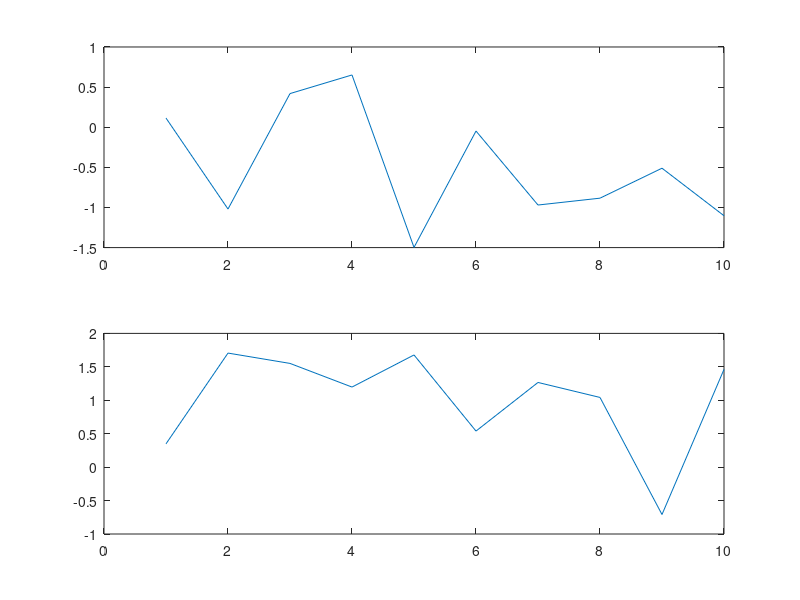
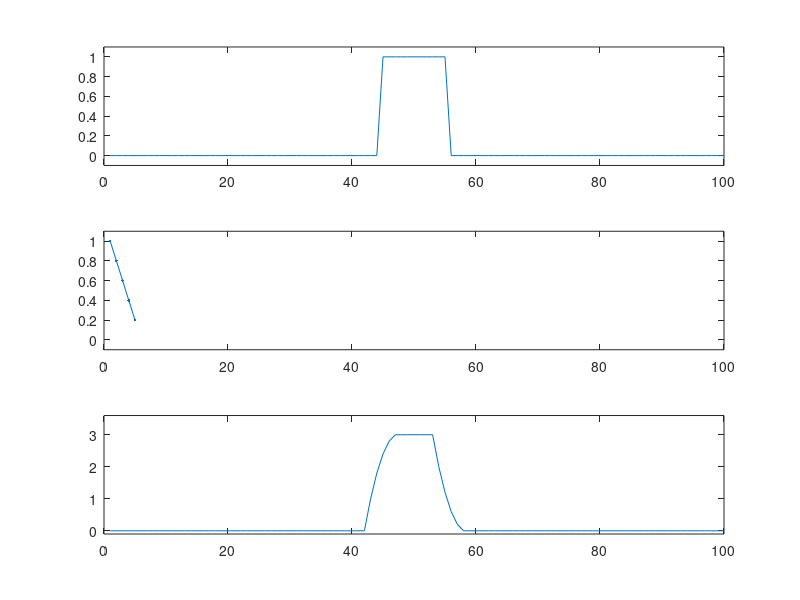
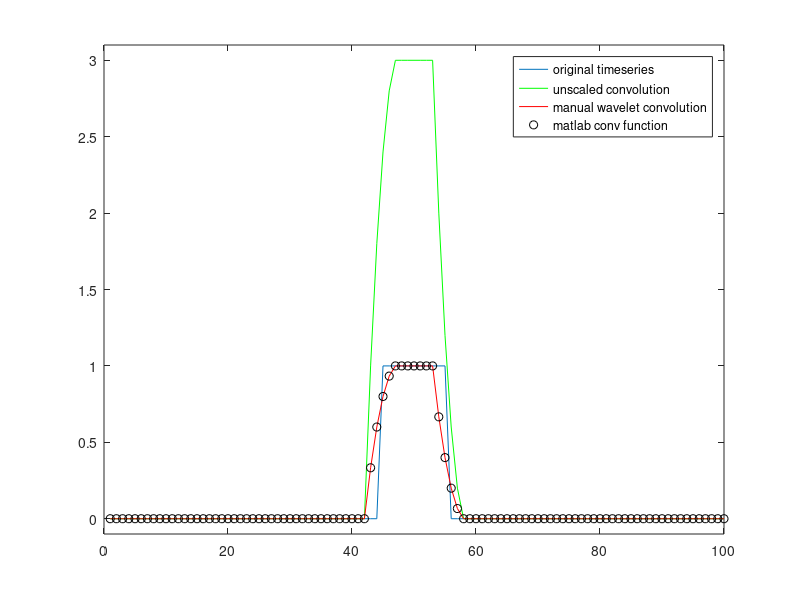

Source code (MATLAB) for these figures, in order:
%% Analyzing Neural Time Series Data
% Matlab code for Chapter 10
% Mike X Cohen
% 
% This code accompanies the book, titled "Analyzing Neural Time Series Data" 
% (MIT Press). Using the code without following the book may lead to confusion, 
% incorrect data analyses, and misinterpretations of results. 
% Mike X Cohen assumes no responsibility for inappropriate or incorrect use of this code. 

%% dot products

% two vectors of random numbers
a = randn(10,1);
b = randn(10,1);

% initialize temporary matrix.
pointwise_result=zeros(size(a));

for i=1:length(a)
    pointwise_result(i) = a(i) * b(i);
end
dotproduct = sum(pointwise_result);


% The above code is useful if you are unfamiliar with 
% how a dot product works. Following is a bit more elegant: 
dotproduct = sum(a.*b);

% The most elegant way to compute the dot product, 
% however, is to use Matlab's short-cut: 
dotproduct = a'*b;

% This requires the first vector to be a row vector and the 
% second vector to be a column vector. Otherwise, it will 
% either crash (a*b) or give you the outer product (a*b'). 
% When in doubt, use sum(a.*b). 

figure;
subplot(2,1,1)
plot(a)

subplot(2,1,2)
plot(b)

%% figure 10.2

% impulse function (all zeros; 1 in the middle)
impfun = zeros(1,100);
impfun(50)=1;
% the figure in the book actually uses the following line, which creates a
% wider boxcar function rather than strictly an impulse function.
impfun(45:55)=1;

kernel = [1 .8 .6 .4 .2]; 

% matlab's convolution function
matlab_conv_result = conv(impfun,kernel,'same');

figure
% plot the signal (impulse or boxcar)
subplot(311)
plot(impfun)
set(gca,'ylim',[-.1 1.1])

% plot the kernel
subplot(312)
plot(kernel,'.-')
set(gca,'xlim',[0 100],'ylim',[-.1 1.1])

% plot the result of convolution
subplot(313)
plot(matlab_conv_result)
set(gca,'xlim',[0 100],'ylim',[-.1 3.6])

%% figure 10.4

% data that we'll use for convolution (must be zero-padded).
dat4conv = [zeros(1,length(kernel)-1) impfun zeros(1,length(kernel)-1) ];

% used for cutting the result of convolution
half_of_kernel_size = ceil((length(kernel)-1)/2);

% initialize convolution output
convolution_result = zeros(1,length(impfun)+length(kernel)-1);

% run convolution (note that kernel is flipped backwards)
for ti=1:length(convolution_result)-half_of_kernel_size
    convolution_result(ti) = sum(dat4conv(ti:ti+length(kernel)-1).*kernel(end:-1:1));
end

% cut off edges
convolution_result = convolution_result(half_of_kernel_size+1:end-half_of_kernel_size);
% Note: In the book figure there was a bug on the previous line ("+1" was typed 
%       as "-1"), which incorrectly showed the convolution as being a few points
%       too far to the right. Thanks to Thijs Perenboom for catching that!

figure
plot(impfun)
hold on
plot(convolution_result,'g')
plot(convolution_result./sum(kernel),'r')
plot(matlab_conv_result./sum(kernel),'ko')
set(gca,'xlim',[0 100],'ylim',[-.1 3.1])
legend({'original timeseries';'unscaled convolution';'manual wavelet convolution';'matlab conv function'})

%% end